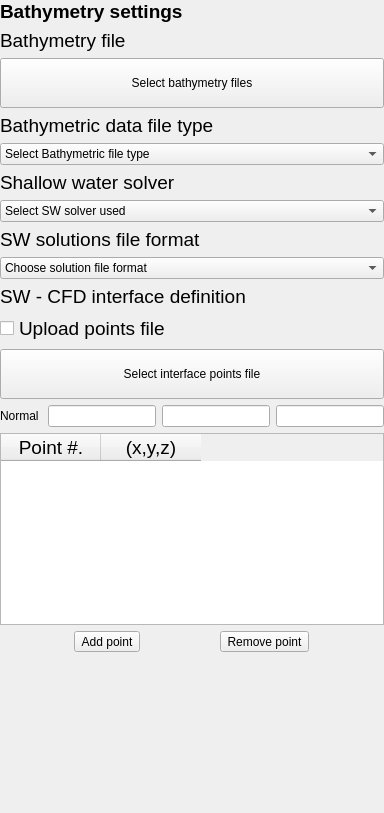
     <widget class="QWidget" name="page_2">
      <layout class="QGridLayout" name="gridLayout_3">
       <property name="leftMargin">
        <number>0</number>
       </property>
       <property name="topMargin">
        <number>0</number>
       </property>
       <property name="rightMargin">
        <number>0</number>
       </property>
       <property name="bottomMargin">
        <number>0</number>
       </property>
       <item row="0" column="0">
        <widget class="QLabel" name="GeoAHeading">
         <property name="font">
          <font>
           <pointsize>14</pointsize>
          </font>
         </property>
         <property name="text">
          <string>&lt;html&gt;&lt;head/&gt;&lt;body&gt;&lt;p&gt;&lt;span style=&quot; font-weight:600;&quot;&gt;Bathymetry settings&lt;/span&gt;&lt;/p&gt;&lt;/body&gt;&lt;/html&gt;</string>
         </property>
        </widget>
       </item>
       <item row="1" column="0">
        <widget class="QLabel" name="GeoA_BathfileLabel">
         <property name="font">
          <font>
           <pointsize>14</pointsize>
          </font>
         </property>
         <property name="focusPolicy">
          <enum>Qt::ClickFocus</enum>
         </property>
         <property name="text">
          <string>&lt;html&gt;&lt;head/&gt;&lt;body&gt;&lt;p&gt;Bathymetry file&lt;/p&gt;&lt;/body&gt;&lt;/html&gt;</string>
         </property>
        </widget>
       </item>
       <item row="2" column="0">
        <widget class="QPushButton" name="GeoA_BathfileBut">
         <property name="text">
          <string>
Select bathymetry files
</string>
         </property>
        </widget>
       </item>
       <item row="3" column="0">
        <widget class="QLabel" name="GeoA_BathfiletypeLabel">
         <property name="font">
          <font>
           <pointsize>14</pointsize>
          </font>
         </property>
         <property name="text">
          <string>&lt;html&gt;&lt;head/&gt;&lt;body&gt;&lt;p&gt;Bathymetric data file type&lt;/p&gt;&lt;/body&gt;&lt;/html&gt;</string>
         </property>
        </widget>
       </item>
       <item row="4" column="0">
        <widget class="QComboBox" name="GeoA_BathfiletypeOptions">
         <item>
          <property name="text">
           <string>Select Bathymetric file type</string>
          </property>
         </item>
         <item>
          <property name="text">
           <string>SimCenter format</string>
          </property>
         </item>
         <item>
          <property name="text">
           <string>GeoClaw (Type I)</string>
          </property>
         </item>
         <item>
          <property name="text">
           <string>GeoClaw (Type II)</string>
          </property>
         </item>
         <item>
          <property name="text">
           <string>GeoClaw (Type III)</string>
          </property>
         </item>
        </widget>
       </item>
       <item row="5" column="0">
        <widget class="QLabel" name="GeoA_SWSolverLabel">
         <property name="font">
          <font>
           <pointsize>14</pointsize>
          </font>
         </property>
         <property name="text">
          <string>&lt;html&gt;&lt;head/&gt;&lt;body&gt;&lt;p&gt;Shallow water solver&lt;/p&gt;&lt;/body&gt;&lt;/html&gt;</string>
         </property>
        </widget>
       </item>
       <item row="6" column="0">
        <widget class="QComboBox" name="GeoA_SWSolverOptions">
         <item>
          <property name="text">
           <string>Select SW solver used</string>
          </property>
         </item>
         <item>
          <property name="text">
           <string>GeoClaw</string>
          </property>
         </item>
         <item>
          <property name="text">
           <string>AdCirc</string>
          </property>
         </item>
        </widget>
       </item>
       <item row="7" column="0">
        <widget class="QLabel" name="GeoA_SWSolLabel">
         <property name="font">
          <font>
           <pointsize>14</pointsize>
          </font>
         </property>
         <property name="text">
          <string>&lt;html&gt;&lt;head/&gt;&lt;body&gt;&lt;p&gt;SW solutions file format&lt;/p&gt;&lt;/body&gt;&lt;/html&gt;</string>
         </property>
        </widget>
       </item>
       <item row="8" column="0">
        <widget class="QComboBox" name="GeoA_SWSolOptions">
         <item>
          <property name="text">
           <string>Choose solution file format</string>
          </property>
         </item>
         <item>
          <property name="text">
           <string>SimCenter format</string>
          </property>
         </item>
         <item>
          <property name="text">
           <string>GeoClaw format</string>
          </property>
         </item>
         <item>
          <property name="text">
           <string>AdCirc format</string>
          </property>
         </item>
        </widget>
       </item>
       <item row="9" column="0">
        <widget class="QLabel" name="GeoA_InterfaceLabel">
         <property name="font">
          <font>
           <pointsize>14</pointsize>
          </font>
         </property>
         <property name="text">
          <string>&lt;html&gt;&lt;head/&gt;&lt;body&gt;&lt;p&gt;SW - CFD interface definition&lt;/p&gt;&lt;/body&gt;&lt;/html&gt;</string>
         </property>
        </widget>
       </item>
       <item row="10" column="0">
        <widget class="QCheckBox" name="GeoA_InterfaceCheck">
         <property name="enabled">
          <bool>true</bool>
         </property>
         <property name="font">
          <font>
           <pointsize>14</pointsize>
          </font>
         </property>
         <property name="text">
          <string>Upload points file</string>
         </property>
         <property name="checkable">
          <bool>true</bool>
         </property>
        </widget>
       </item>
       <item row="11" column="0">
        <widget class="QPushButton" name="pushButton">
         <property name="text">
          <string>
Select interface points file 
</string>
         </property>
        </widget>
       </item>
       <item row="12" column="0">
        <layout class="QHBoxLayout" name="horizontalLayout_7">
         <item>
          <widget class="QLabel" name="label">
           <property name="text">
            <string>Normal </string>
           </property>
          </widget>
         </item>
         <item>
          <widget class="QLineEdit" name="lineEdit_6"/>
         </item>
         <item>
          <widget class="QLineEdit" name="lineEdit_5"/>
         </item>
         <item>
          <widget class="QLineEdit" name="lineEdit_4"/>
         </item>
        </layout>
       </item>
       <item row="13" column="0">
        <widget class="QTableWidget" name="GeoA_InterfaceTable">
         <property name="font">
          <font>
           <pointsize>14</pointsize>
          </font>
         </property>
         <column>
          <property name="text">
           <string>Point #.</string>
          </property>
         </column>
         <column>
          <property name="text">
           <string>(x,y,z)</string>
          </property>
         </column>
        </widget>
       </item>
       <item row="14" column="0">
        <layout class="QHBoxLayout" name="horizontalLayout">
         <item>
          <widget class="QToolButton" name="GeoA_AddPoint">
           <property name="text">
            <string>Add point</string>
           </property>
          </widget>
         </item>
         <item>
          <widget class="QToolButton" name="GeoA_RemPoint">
           <property name="text">
            <string>Remove point</string>
           </property>
          </widget>
         </item>
        </layout>
       </item>
       <item row="15" column="0">
        <spacer name="verticalSpacer_2">
         <property name="orientation">
          <enum>Qt::Vertical</enum>
         </property>
         <property name="sizeHint" stdset="0">
          <size>
           <width>17</width>
           <height>161</height>
          </size>
         </property>
        </spacer>
       </item>
      </layout>
     </widget>
